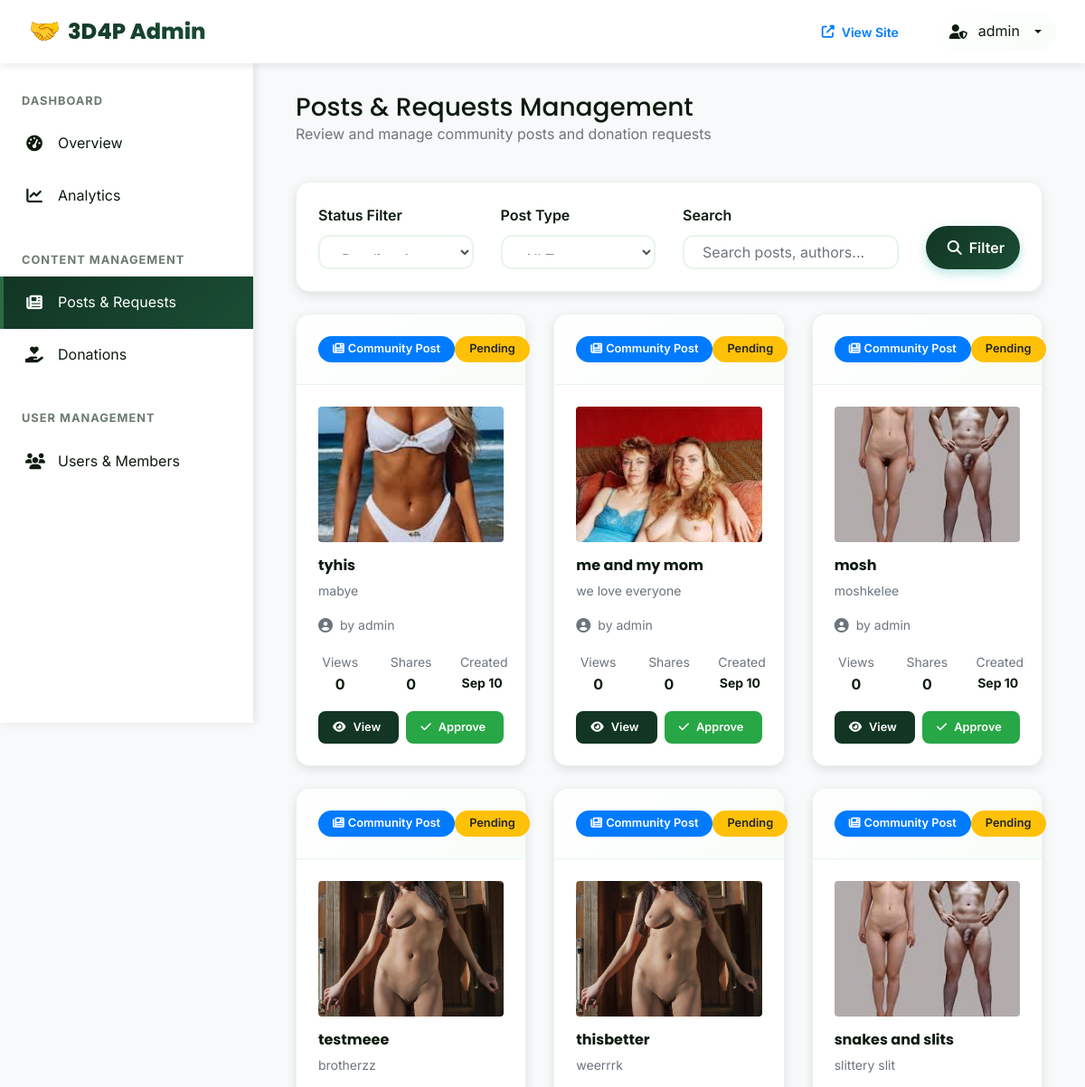
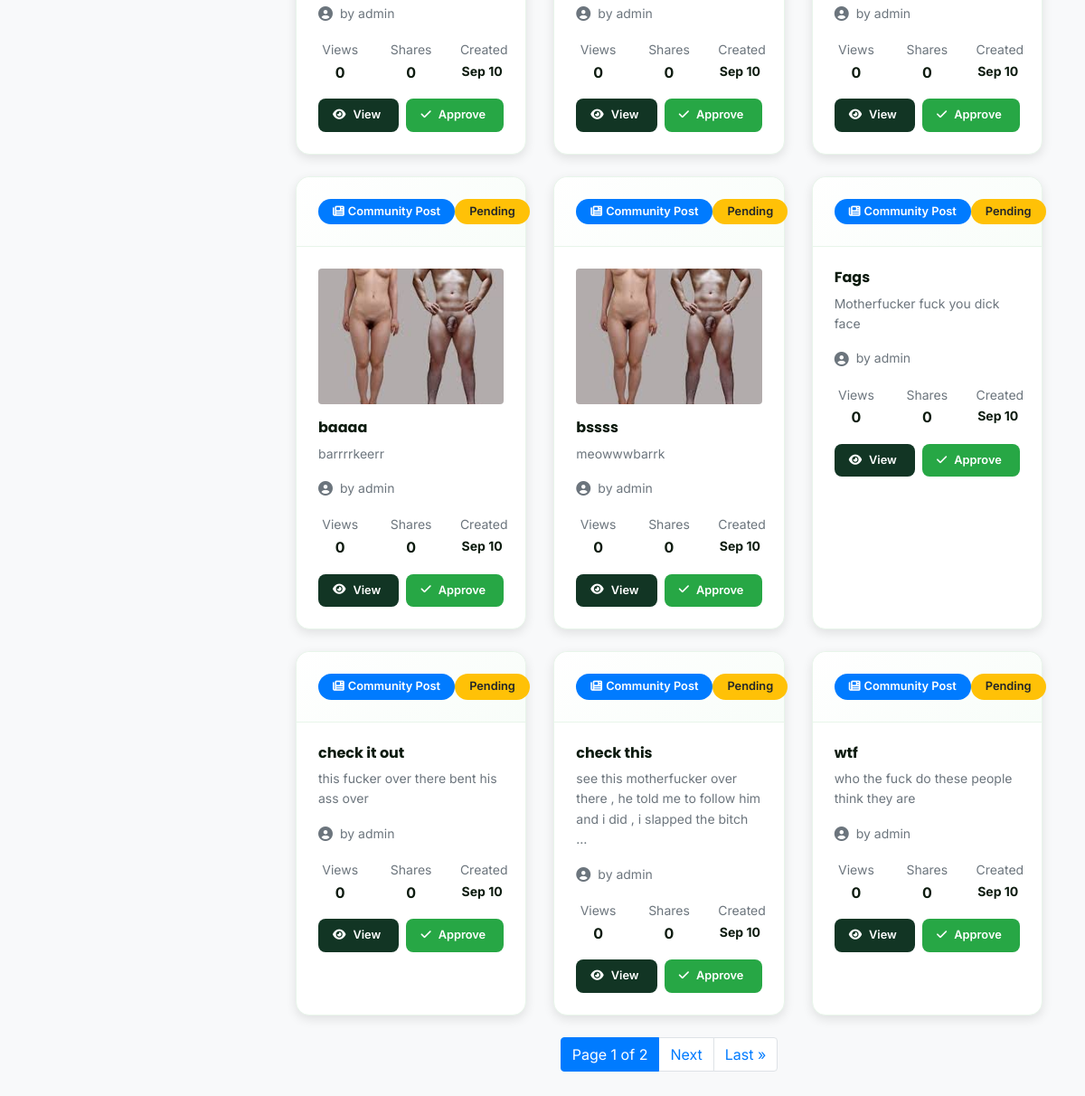
Screenshot of /dashboard/posts/?status=pending (signed in) with the database file from the repository (2 pictures, top to bottom).
### users/models.py (models this page shows, shortened)
class CustomUser(AbstractUser):
    is_member = models.BooleanField(default=False)
    is_verified = models.BooleanField(default=False)
    bio = models.TextField(blank=True)
    date_of_birth = models.DateField(null=True, blank=True)
    pass

### posts/models.py (models this page shows, shortened)
class Post(models.Model):
    POST_TYPE_CHOICES = [
        ('regular', 'Regular Post'),
        ('donation', 'Donation Request'),
    ]
    author = models.ForeignKey(User, on_delete=models.CASCADE, null=True, blank=True)
    author_name = models.CharField(max_length=100, blank=True)
    title = models.CharField(max_length=200)
    content = models.TextField()
    post_type = models.CharField(max_length=20, choices=POST_TYPE_CHOICES, default='regular')
    is_approved = models.BooleanField(default=False)
    created_at = models.DateTimeField(auto_now_add=True)
    updated_at = models.DateTimeField(auto_now=True)
    view_count = models.IntegerField(default=0)
    share_count = models.IntegerField(default=0)
    image = models.ImageField(upload_to='post_images/', null=True, blank=True)

### admin_dashboard/views.py (the view)
# urls.py: path('posts/', views.admin_posts, name='admin_posts'),
@user_passes_test(is_admin)
def admin_posts(request):
    status_filter = request.GET.get('status', 'all')
    post_type = request.GET.get('type', 'all')
    search = request.GET.get('search', '')
    posts = Post.objects.select_related('author').prefetch_related('donation_details', 'donation_goal')
    if status_filter == 'pending':
        posts = posts.filter(is_approved=False)
    elif status_filter == 'approved':
        posts = posts.filter(is_approved=True)
    if post_type == 'donation':
        posts = posts.filter(post_type='donation')
    elif post_type == 'regular':
        posts = posts.filter(post_type='regular')
    if search:
        posts = posts.filter(
            Q(title__icontains=search) |
            Q(content__icontains=search) |
            Q(author__username__icontains=search)
        )
    posts = posts.order_by('-created_at')
    paginator = Paginator(posts, 12)
    page_number = request.GET.get('page')
    page_obj = paginator.get_page(page_number)
    context = {
        'page_obj': page_obj,
        'status_filter': status_filter,
        'post_type': post_type,
        'search': search,
    }
    return render(request, 'admin_dashboard/posts.html', context)

### admin_dashboard/views.py (called while the page is built)
def is_admin(user):
    return user.is_staff and user.is_superuser

### utils/error_handlers.py (called while the page is built)
    def __call__(self, request):
        if self.is_suspicious_request(request):
            logger.warning(
                f"Suspicious request detected: {request.method} {request.get_full_path()} "
                f"from IP: {self.get_client_ip(request)}"
            )
        response = self.get_response(request)
        return response

    def is_suspicious_request(self, request):
        suspicious_patterns = [
            'admin/', 'wp-admin/', 'phpmyadmin/', '.env', 'config.php',
            'shell.php', 'cmd.php', 'eval(', 'system(', 'exec('
        ]
        path = request.get_full_path().lower()
        return any(pattern in path for pattern in suspicious_patterns)

### admin_dashboard/templates/admin_dashboard/posts.html (shortened to what this page needs)
{% extends 'admin_dashboard/base.html' %}
{% block content %}
<div class="container-fluid">
    <div class="d-flex justify-content-between align-items-center mb-4">
        <div>
            <h1 class="h3 mb-0">Posts & Requests Management</h1>
            <p class="text-muted">Review and manage community posts and donation requests</p>
        </div>
    </div>
    <div class="admin-card mb-4">
        <div class="admin-card-body">
            <form method="GET" class="row align-items-end">
                <div class="col-md-3">
                    <label class="form-label">Status Filter</label>
                    <select name="status" class="form-control">
                        <option value="pending" {% if status_filter == 'pending' %}selected{% endif %}>Pending Approval</option>
                    </select>
                </div>
                <div class="col-md-3">
                    <label class="form-label">Post Type</label>
                    <select name="type" class="form-control">
                        <option value="all" {% if post_type == 'all' %}selected{% endif %}>All Types</option>
                    </select>
                </div>
                <div class="col-md-4">
                    <label class="form-label">Search</label>
                    <input type="text" name="search" class="form-control" placeholder="Search posts, authors..." value="{{ search }}">
                </div>
                <div class="col-md-2">
                    <button type="submit" class="btn btn-primary btn-block">
                        <i class="fas fa-search"></i> Filter
                    </button>
                </div>
            </form>
        </div>
    </div>
    <div class="row">
        {% for post in page_obj %}
        <div class="col-xl-4 col-lg-6 mb-4">
            <div class="admin-card h-100">
                <div class="admin-card-header d-flex justify-content-between align-items-center">
                    {% if post.post_type == 'donation' %}
                    <span class="badge badge-danger">
                        <i class="fas fa-hand-holding-medical"></i> Donation Request
                    </span>
                    {% else %}
                    <span class="badge badge-primary">
                        <i class="fas fa-newspaper"></i> Community Post
                    </span>
                    {% endif %}
                    {% if not post.is_approved %}
                    <span class="badge badge-warning">Pending</span>
                    {% else %}
                    <span class="badge badge-success">Approved</span>
                    {% endif %}
                </div>
                <div class="admin-card-body">
                    {% if post.image %}
                    <img src="{{ post.image.url }}" class="img-fluid rounded mb-3" style="height: 150px; width: 100%; object-fit: cover;" alt="{{ post.title }}">
                    {% endif %}
                    <h6 class="mb-2">{{ post.title }}</h6>
                    <p class="text-muted small mb-3">{{ post.content|truncatewords:20 }}</p>
                    <div class="d-flex align-items-center mb-3">
                        <i class="fas fa-user-circle text-muted mr-2"></i>
                        <small class="text-muted">
                            by {{ post.author.username|default:post.author_name }}
                        </small>
                    </div>
                    <div class="row text-center mb-3">
                        <div class="col-4">
                            <small class="text-muted">Views</small>
                            <div class="font-weight-bold">{{ post.view_count }}</div>
                        </div>
                        <div class="col-4">
                            <small class="text-muted">Shares</small>
                            <div class="font-weight-bold">{{ post.share_count }}</div>
                        </div>
                        <div class="col-4">
                            <small class="text-muted">Created</small>
                            <div class="font-weight-bold small">{{ post.created_at|date:"M j" }}</div>
                        </div>
                    </div>
                    <div class="d-flex gap-2">
                        <a href="{% url 'post_detail' post.pk %}" class="action-btn action-btn-view flex-fill text-center">
                            <i class="fas fa-eye"></i> View
                        </a>
                        {% if not post.is_approved %}
                        <a href="{% url 'approve_post' post.id %}" class="action-btn action-btn-approve flex-fill text-center">
                            <i class="fas fa-check"></i> Approve
                        </a>
                        {% else %}
                        <a href="{% url 'reject_post' post.id %}" class="action-btn action-btn-reject flex-fill text-center">
                            <i class="fas fa-times"></i> Reject
                        </a>
                        {% endif %}
                    </div>
                </div>
            </div>
        </div>
        {% endfor %}
    </div>
    {% if page_obj.has_other_pages %}
    <div class="d-flex justify-content-center">
        <nav aria-label="Posts pagination">
            <ul class="pagination">
                <li class="page-item active">
                    <span class="page-link">
                        Page {{ page_obj.number }} of {{ page_obj.paginator.num_pages }}
                    </span>
                </li>
                {% if page_obj.has_next %}
                    <li class="page-item">
                        <a class="page-link" href="?page={{ page_obj.next_page_number }}&status={{ status_filter }}&type={{ post_type }}&search={{ search }}">Next</a>
                    </li>
                    <li class="page-item">
                        <a class="page-link" href="?page={{ page_obj.paginator.num_pages }}&status={{ status_filter }}&type={{ post_type }}&search={{ search }}">Last &raquo;</a>
                    </li>
                {% endif %}
            </ul>
        </nav>
    </div>
    {% endif %}
</div>
{% endblock %}

### admin_dashboard/templates/admin_dashboard/base.html (shortened to what this page needs)
{% load static %}
<!DOCTYPE html>
<html lang="en">
<head>
    <link rel="stylesheet" href="https://cdn.jsdelivr.net/npm/bootstrap@4.6.2/dist/css/bootstrap.min.css">
    <link rel="stylesheet" href="https://cdnjs.cloudflare.com/ajax/libs/font-awesome/6.4.0/css/all.min.css">
    <link rel="stylesheet" type="text/css" href="{% static 'css/main.css' %}">
</head>
<body>
    <header class="admin-header">
        <a href="{% url 'admin_dashboard' %}" class="admin-brand">
            3D4P Admin
        </a>
        <nav class="admin-nav">
            <a href="{% url 'home' %}" class="btn btn-outline-primary btn-sm">
                <i class="fas fa-external-link-alt"></i> View Site
            </a>
            <div class="dropdown">
                <a href="#" class="admin-user dropdown-toggle" data-toggle="dropdown">
                    <i class="fas fa-user-shield"></i>
                    <span>{{ user.username }}</span>
                </a>
            </div>
        </nav>
    </header>
    <aside class="admin-sidebar">
        <nav class="sidebar-nav">
            <div class="nav-section">
                <div class="nav-section-title">Dashboard</div>
                <a href="{% url 'admin_dashboard' %}" class="nav-link {% if request.resolver_match.url_name == 'admin_dashboard' %}active{% endif %}">
                    <i class="fas fa-tachometer-alt"></i>
                    <span>Overview</span>
                </a>
                <a href="{% url 'admin_analytics' %}" class="nav-link {% if request.resolver_match.url_name == 'admin_analytics' %}active{% endif %}">
                    <i class="fas fa-chart-line"></i>
                    <span>Analytics</span>
                </a>
            </div>
            <div class="nav-section">
                <div class="nav-section-title">Content Management</div>
                <a href="{% url 'admin_posts' %}" class="nav-link {% if request.resolver_match.url_name == 'admin_posts' %}active{% endif %}">
                    <i class="fas fa-newspaper"></i>
                    <span>Posts & Requests</span>
                </a>
                <a href="{% url 'admin_donations' %}" class="nav-link {% if request.resolver_match.url_name == 'admin_donations' %}active{% endif %}">
                    <i class="fas fa-hand-holding-heart"></i>
                    <span>Donations</span>
                </a>
            </div>
            <div class="nav-section">
                <div class="nav-section-title">User Management</div>
                <a href="{% url 'admin_users' %}" class="nav-link {% if request.resolver_match.url_name == 'admin_users' %}active{% endif %}">
                    <i class="fas fa-users"></i>
                    <span>Users & Members</span>
                </a>
            </div>
        </nav>
    </aside>
    <main class="admin-main">
        {% block content %}
        {% endblock %}
    </main>
</body>
</html>

### static/css/main.css (style rules this page uses)
:root { --primary-color: #123524; --secondary-color: #1a4d34; --accent-color: #2d6b45; --danger-color: #d62828; --success-color: #27a745; --dark-color: #0d1b0f; --light-color: #f8fdf9; --gray-light: #e8f5ea; --gray-medium: #6c7b6d; --white: #ffffff; --gradient-primary: linear-gradient(135deg, #123524 0%, #1a4d34 100%); --gradient-hero: linear-gradient(135deg, #0d1b0f 0%, #123524 100%); --gradient-card: linear-gradient(145deg, #ffffff 0%, #f8fdf9 100%); --gradient-danger: linear-gradient(135deg, #d62828 0%, #f77f00 100%); --shadow-sm: 0 2px 4px rgba(0,0,0,0.08); --shadow-md: 0 4px 12px rgba(0,0,0,0.1); --shadow-lg: 0 8px 24px rgba(0,0,0,0.12); --shadow-xl: 0 12px 48px rgba(0,0,0,0.15); --font-primary: 'Inter', -apple-system, BlinkMacSystemFont, 'Segoe UI', sans-serif; --font-heading: 'Poppins', sans-serif; --transition-fast: all 0.2s ease; --transition-medium: all 0.3s ease; --transition-slow: all 0.5s cubic-bezier(0.4, 0, 0.2, 1); }
* { margin: 0; padding: 0; box-sizing: border-box; }
body { font-family: var(--font-primary); color: var(--dark-color); background-color: var(--light-color); line-height: 1.6; overflow-x: hidden; }
h1, h2, h3, h4, h5, h6 { font-family: var(--font-heading); font-weight: 700; color: var(--dark-color); margin-bottom: 1rem; }
.btn { font-family: var(--font-primary); font-weight: 600; padding: 0.75rem 1.5rem; border-radius: 50px; transition: var(--transition-medium); text-decoration: none; display: inline-flex; align-items: center; gap: 0.5rem; border: none; cursor: pointer; }
.btn-primary { background: var(--gradient-primary); color: white; box-shadow: 0 4px 12px rgba(0, 168, 150, 0.3); }
.form-label { font-weight: 600; color: var(--dark-color); margin-bottom: 0.5rem; display: block; }
.form-control { width: 100%; padding: 0.875rem 1.25rem; border: 2px solid var(--gray-light); border-radius: 12px; font-size: 1rem; transition: var(--transition-fast); background: var(--white); }
.badge { padding: 0.5rem 1rem; border-radius: 20px; font-weight: 600; font-size: 0.8rem; display: inline-flex; align-items: center; gap: 0.25rem; }
* { transition: background-color 0.3s ease, color 0.3s ease, border-color 0.3s ease; }

### admin_dashboard/templates/admin_dashboard/posts.html (style rules this page uses)
.gap-2 { gap: 0.5rem; }
.action-btn { text-align: center; font-size: 0.8rem; }
.admin-card img { border-radius: 8px; }

### rows the page displays
CustomUser: username "admin"
Post: post_type "regular" (drawn), is_approved "Pending", image (picture), title "tyhis", content "mabye", author.username "admin", view_count "0", share_count "0", created_at "Sep 10"
Post: post_type "regular" (drawn), is_approved "Pending", image (picture), title "me and my mom", content "we love everyone", author.username "admin", view_count "0", share_count "0", created_at "Sep 10"
Post: post_type "regular" (drawn), is_approved "Pending", image (picture), title "mosh", content "moshkelee", author.username "admin", view_count "0", share_count "0", created_at "Sep 10"
Post: post_type "regular" (drawn), is_approved "Pending", image (picture), title "testmeee", content "brotherzz", author.username "admin", view_count "0", share_count "0", created_at "Sep 10"
Post: post_type "regular" (drawn), is_approved "Pending", image (picture), title "thisbetter", content "weerrrk", author.username "admin", view_count "0", share_count "0", created_at "Sep 10"
Post: post_type "regular" (drawn), is_approved "Pending", image (picture), title "snakes and slits", content "slittery slit", author.username "admin", view_count "0", share_count "0", created_at "Sep 10"
Post: post_type "regular" (drawn), is_approved "Pending", image (picture), title "baaaa", content "barrrrkeerr", author.username "admin", view_count "0", share_count "0", created_at "Sep 10"
Post: post_type "regular" (drawn), is_approved "Pending", image (picture), title "bssss", content "meowwwbarrk", author.username "admin", view_count "0", share_count "0", created_at "Sep 10"
Post: post_type "regular" (drawn), is_approved "Pending", title "Fags", content "Motherfucker fuck you dick face", author.username "admin", view_count "0", share_count "0", created_at "Sep 10"
Post: post_type "regular" (drawn), is_approved "Pending", title "check it out", content "this fucker over there bent his ass over", author.username "admin", view_count "0", share_count "0", created_at "Sep 10"
Post: post_type "regular" (drawn), is_approved "Pending", title "check this", content "see this motherfucker over there , he told me to follow him and i did , i slapped the bitch …", author.username "admin", view_count "0", share_count "0", created_at "Sep 10"
Post: post_type "regular" (drawn), is_approved "Pending", title "wtf", content "who the fuck do these people think they are", author.username "admin", view_count "0", share_count "0", created_at "Sep 10"

### other values shown
{{ page_obj.number }} "1"
{{ page_obj.paginator.num_pages }} "2"
